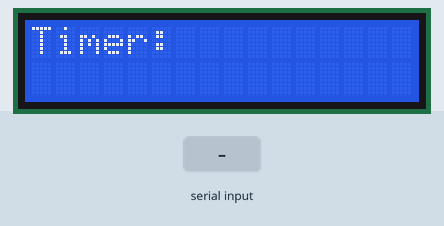
Recording of a sketch running on a simulated ESP8266 (NodeMCU). On the bench: 16×2 character LCD. The test bench sets the inputs (shaded band). What the sketch prints to the serial monitor is not drawn.

Above: at 1.2 s.
1.3 s: "90,45\n" received over Serial
At 2.1 s:
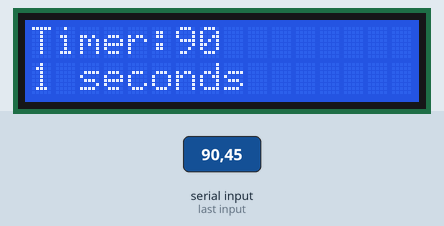
At 3.1 s:
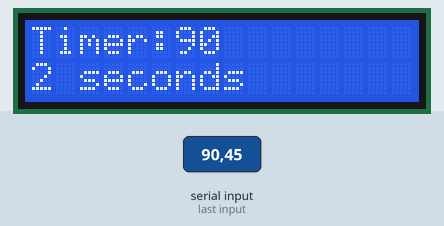
Timing chart, 0 to 4.6 s (numbered marks = the images above; inputs shaded):
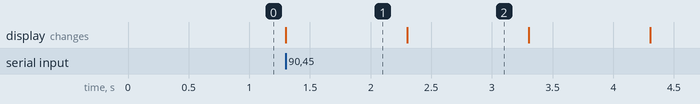

The sketch:

LCD_timer.ino
```cpp
#include<LiquidCrystal.h>  //include LCD library
const int rs = D0, en = D1, d4 = D2, d5 = D3, d6 = D4, d7 = D5;
LiquidCrystal LCD(rs, en, d4, d5, d6, d7);
//LiquidCrystal LCD(2,3,4,5,6,7); //RS, E, D4-D7
//int counter=0; //initialise counter=0
int Time;
void setup() {
  Serial.begin(115200);
  LCD.begin(16,2);
  LCD.setCursor(0,0);
  LCD.print("Timer:"); //prints timer
  //LCD.clear(); //(clear the space)
}

void loop() {
  Serial.println("Enter the time:");
  while(Serial.available()==0) {}
  Time= Serial.parseInt(); //Serial.parseFloat, Serial.read

  LCD.setCursor(6,0);
  LCD.print(Time);
  LCD.setCursor(9,1); //sets cursor at 10th column, 2nd row
  LCD.print(" ");
  for(int counter=1; counter<=Time; counter++){
    LCD.setCursor(0,1);
    LCD.print(counter);
    Serial.println(counter);
    LCD.print (" seconds");
    delay(1000); //1 second delay
    }
}
```

Measured:
- after the input at 1.3 s, the display: changes at once (image 1)
- what the display in image 1 shows lasts 1.0 s, from 1.3 s to 2.3 s
